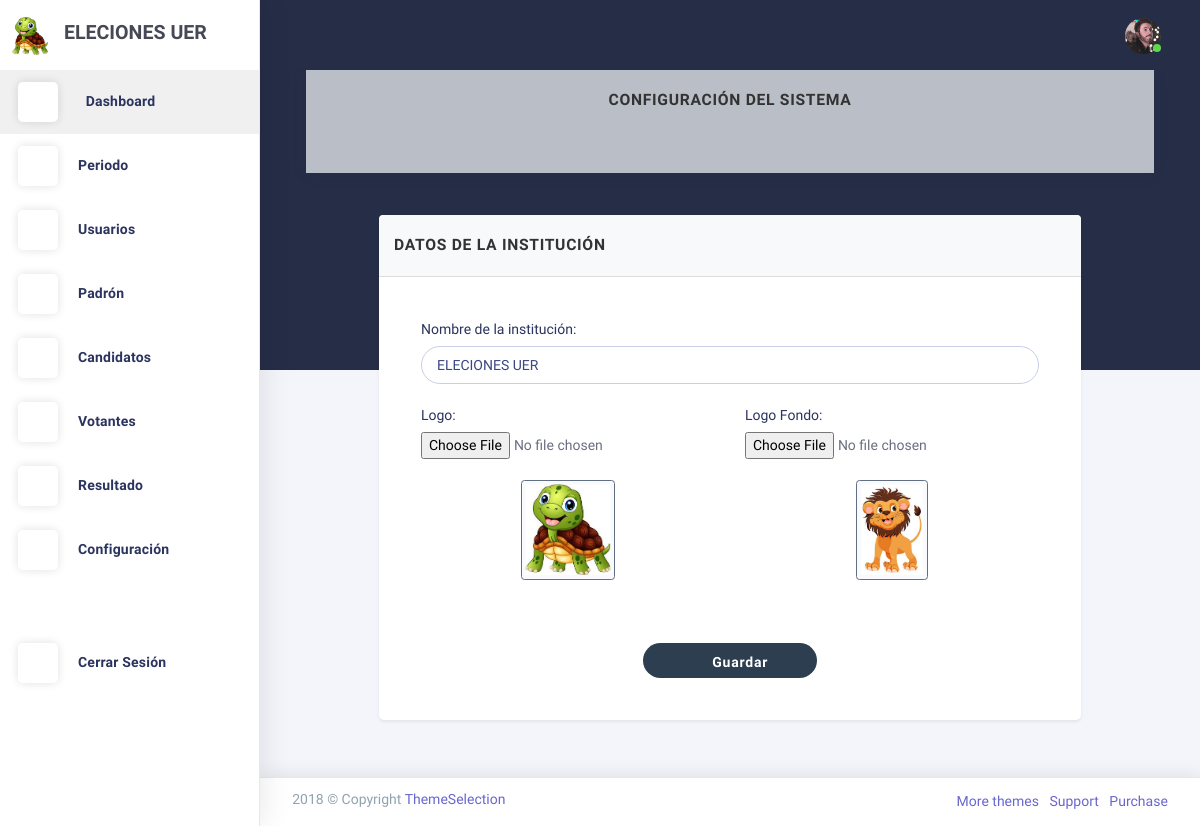
/configuracion/agregar_logo/, run on an earlier commit of the app's database.
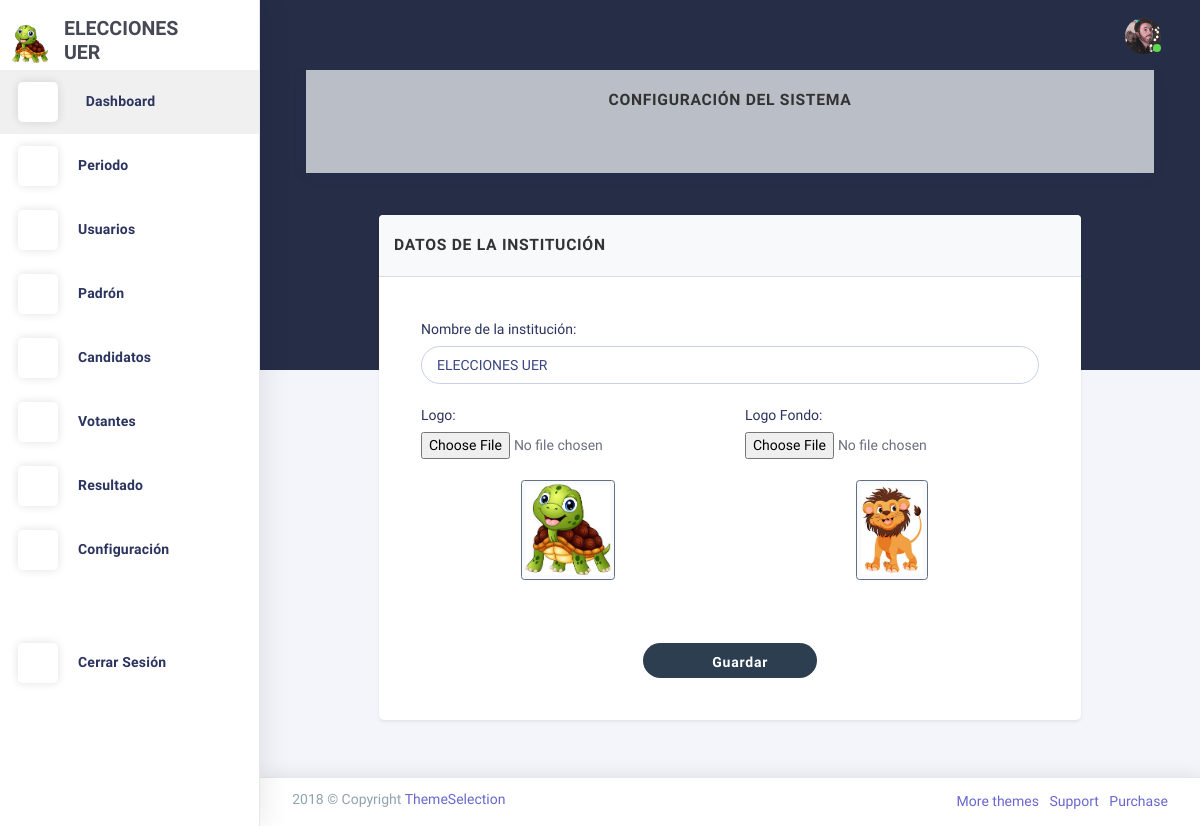
And on a later commit of the database.
### Aplicaciones/configuracion/models.py (models this page shows, shortened)
class LogoConfig(models.Model):
    logo_1 = models.ImageField(upload_to='logos/')
    logo_2 = models.ImageField(upload_to='logos/')
    iniciales = models.CharField(max_length=10)

### Aplicaciones/configuracion/views.py (the view)
# urls.py: path('configuracion/agregar_logo/', views.agregar_logo, name='agregar_logo'),
def agregar_logo(request):
    config = LogoConfig.objects.first()
    logo_config = LogoConfig.objects.first()  # Para la barra de navegación
    return render(request, 'configuracion/configuracion.html', {'config': config, 'logo_config': logo_config})

### Aplicaciones/configuracion/context_processors.py (called while the page is built)
def logo_config(request):
    return {'logo_config': LogoConfig.objects.first()}

### Aplicaciones/configuracion/templates/configuracion/configuracion.html (shortened to what this page needs)
{% extends 'plantilla.html' %}
{% block contenido %}
<div class="card mb-3">
  <div class="card-body bg-light text-center">
    <h5 class="card-title mb-3"><strong>Configuración del Sistema</strong></h5>
  </div>
</div>
<section id="configurar-logos" class="row">
  <div class="col-sm-12 col-md-10 offset-md-1">
    <div class="card shadow-sm">
      <div class="card-header py-2">
        <h5 class="card-title mb-0">Datos de la Institución</h5>
      </div>
      <div class="card-body p-3">
        <form method="POST" enctype="multipart/form-data">
          <div class="row g-2">
            <div class="col-md-12 mb-2">
              <label for="iniciales" class="form-label">Nombre de la institución:</label>
              <input type="text" class="form-control form-control-sm" name="iniciales" id="iniciales"
                     value="{{ config.iniciales|default:' ' }}" placeholder="Ingrese el nombre">
            </div>
            <div class="col-md-6 mb-2">
              <label for="logo1" class="form-label">Logo:</label>
              <input id="logo1" name="logo_1" type="file">
              {% if config and config.logo_1 %}
                <div class="mt-2 text-center">
                  <img src="{{ config.logo_1.url }}" class="img-thumbnail" style="max-height: 100px;" alt="Logo 1">
                </div>
              {% endif %}
            </div>
            <div class="col-md-6 mb-2">
              <label for="logo2" class="form-label">Logo Fondo:</label>
              <input id="logo2" name="logo_2" type="file">
              {% if config and config.logo_2 %}
                <div class="mt-2 text-center">
                  <img src="{{ config.logo_2.url }}" class="img-thumbnail" style="max-height: 100px;" alt="Logo 2">
                </div>
              {% endif %}
            </div>
          </div>
          <div class="text-center mt-3">
            <button type="submit" class="btn btn-primary btn-sm px-4 rounded-pill">
              <i class="la la-save"></i> Guardar
            </button>
          </div>
        </form>
      </div>
    </div>
  </div>
</section>
{% endblock %}

### Aplicaciones/administracion/templates/plantilla.html (shortened to what the changed rows need)
{% load static %}
<!DOCTYPE html>
<html class="loading" lang="en" data-textdirection="ltr">
  <head>
    <link href="https://maxcdn.icons8.com/fonts/line-awesome/1.1/css/line-awesome.min.css" rel="stylesheet">
    <link rel="stylesheet" type="text/css" href="{% static 'plantillas/theme-assets/css/vendors.css' %}">
    <link rel="stylesheet" type="text/css" href="{% static 'plantillas/theme-assets/vendors/css/charts/chartist.css' %}">
    <link rel="stylesheet" type="text/css" href="{% static 'plantillas/theme-assets/css/app-lite.css' %}">
    <link rel="stylesheet" type="text/css" href="{% static 'plantillas/theme-assets/css/core/menu/menu-types/vertical-menu.css' %}">
    <link rel="stylesheet" type="text/css" href="{% static 'plantillas/theme-assets/css/core/colors/palette-gradient.css' %}">
    <link rel="stylesheet" type="text/css" href="{% static 'plantillas/theme-assets/css/pages/dashboard-ecommerce.css' %}">
    <link rel="stylesheet" href="https://cdnjs.cloudflare.com/ajax/libs/font-awesome/6.5.2/css/all.min.css">
    <link rel="stylesheet" href="{% static 'css/style.css' %}">
    <link href="https://cdn.jsdelivr.net/npm/bootstrap-fileinput@5.5.0/css/fileinput.min.css" rel="stylesheet">
    <link rel="stylesheet" href="https://cdn.jsdelivr.net/npm/izitoast@1.4.0/dist/css/iziToast.min.css">
    <link rel="stylesheet" href="https://cdn.datatables.net/1.11.5/css/jquery.dataTables.min.css">
    <link rel="stylesheet" href="https://cdn.datatables.net/1.11.5/css/dataTables.bootstrap4.min.css">
    <link rel="stylesheet" href="https://cdn.datatables.net/buttons/2.2.2/css/buttons.dataTables.min.css">
    <link rel="stylesheet" href="https://cdn.datatables.net/buttons/2.2.2/css/buttons.bootstrap4.min.css">
  </head>
  <body class="vertical-layout vertical-menu 2-columns menu-expanded fixed-navbar" data-open="click" data-menu="vertical-menu" data-color="bg-chartbg" data-col="2-columns">
    <div class="main-menu menu-fixed menu-light menu-accordion menu-shadow" data-scroll-to-active="true" alt="LOGO MENU"
         data-img="{% if logo_config and logo_config.logo_2 %}{{ logo_config.logo_2.url }}{% else %}{% static 'images/logo1.png' %}{% endif %}">
      <div class="navbar-header">
        <ul class="nav navbar-nav flex-row">
          <li class="nav-item mr-auto">
            <a class="navbar-brand" href="index.html">
              <img class="brand-logo" alt="LOGO FONDO"
                   src="{% if logo_config and logo_config.logo_1 %}{{ logo_config.logo_1.url }}{% else %}{% static 'images/logo1.png' %}{% endif %}"/>
              <h3 class="brand-text">
                {{ logo_config.iniciales|default:" " }}
              </h3>
            </a>
          </li>
        </ul>
      </div>
    </div>
    <div class="app-content content">
      <div class="content-wrapper">
        <div class="content-body">
          <div class="container">
            {% block contenido %}{% endblock %}
          </div>
        </div>
      </div>
    </div>
</body>
</html>

What changed in the data, as far as the page shows it:
changed LogoConfig: iniciales "ELECIONES UER" → "ELECCIONES UER"
